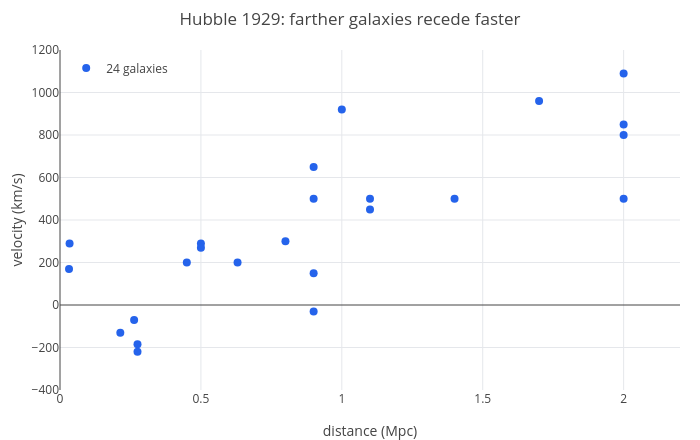

Notebook code cell kept with this figure:
### Markdown cell above
## 1. Scatter plots and correlation

Hubble's data: distance $r$ in megaparsecs (one megaparsec is about 3.3 million light years) and velocity $v$ in km/s,
negative for the few nearby galaxies moving towards us.

### Code cell
r = [0.032 0.034 0.214 0.263 0.275 0.275 0.45 0.5 0.5 0.63 0.8 0.9 0.9 0.9 0.9 1.0 1.1 1.1 1.4 1.7 2.0 2.0 2.0 2.0];
v = [170 290 -130 -70 -185 -220 200 290 270 200 300 -30 650 150 500 920 450 500 500 960 500 850 800 1090];
numel(r)
p = window(scatter(r, v), 0, 2.2, -400, 1200);
labels(title(legend(p, "24 galaxies"), "Hubble 1929: farther galaxies recede faster"), "distance (Mpc)", "velocity (km/s)")

### Figure 1 — Plotly figure (JSON) as saved in the notebook; plotly's stock layout.template omitted (floating-point values rounded to 4 significant figures)
{"data": [{"marker": {"color": "#2563eb", "size": 8}, "mode": "markers", "name": "24 galaxies", "type": "scatter", "x": [0.032, 0.034, 0.214, 0.263, 0.275, 0.275, 0.45, 0.5, 0.5, 0.63, 0.8, 0.9, 0.9, 0.9, 0.9, 1, 1.1, 1.1, 1.4, 1.7, 2, 2, 2, 2], "y": [170, 290, -130, -70, -185, -220, 200, 290, 270, 200, 300, -30, 650, 150, 500, 920, 450, 500, 500, 960, 500, 850, 800, 1090]}], "layout": {"height": 440, "legend": {"bgcolor": "rgba(255,255,255,0.8)", "x": 0.01, "xanchor": "left", "y": 0.99, "yanchor": "top"}, "margin": {"b": 50, "l": 60, "r": 20, "t": 50}, "showlegend": true, "title": {"text": "Hubble 1929: farther galaxies recede faster"}, "width": 700, "xaxis": {"range": [0, 2.2], "title": {"text": "distance (Mpc)"}, "zeroline": true}, "yaxis": {"range": [-400, 1200], "title": {"text": "velocity (km/s)"}, "zeroline": true}}}
